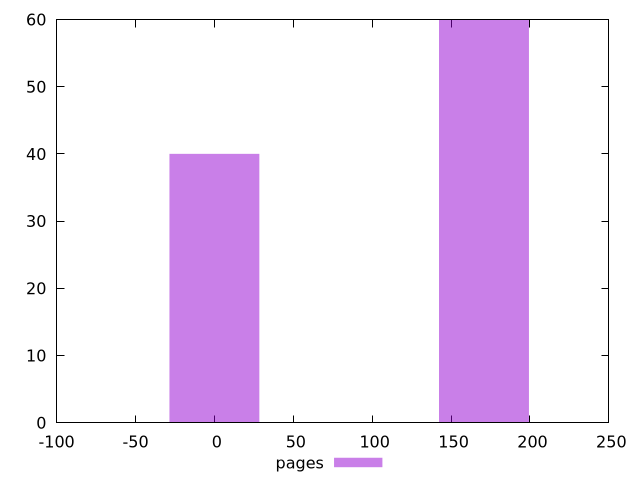

gnuplot code for this plot:
$_pages <<EOF
0 40
170.84277946287847 60
EOF
set key outside below
set terminal pngcairo
set output "report_00004_2020-11-02T20-21-41.718Z/unminified-javascript/pages//raw_hist.png"
set yrange [0:60]
set boxwidth 56.94759315429282
set style fill transparent solid 0.5 noborder
plot $_pages title "pages" with boxes ,
